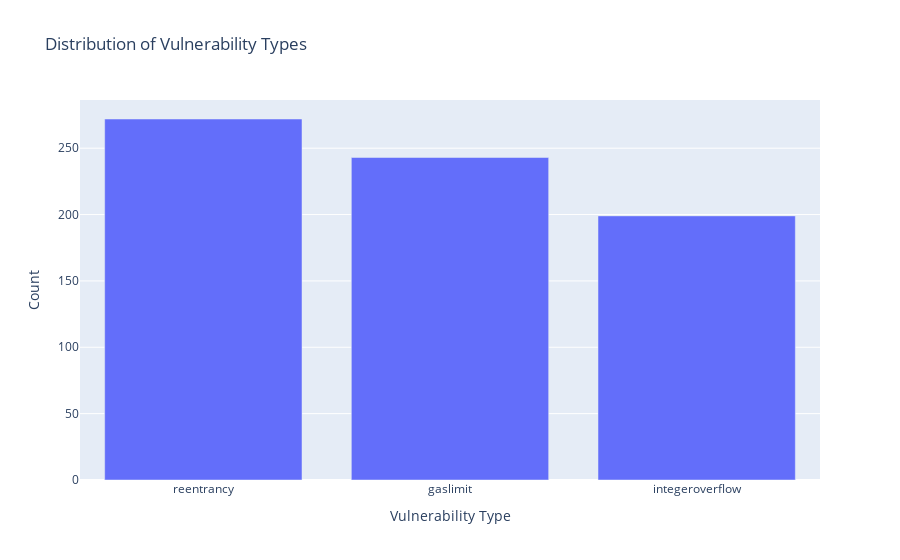

Notebook cell for this chart:
### Markdown cell above
# EDA

### Code cell
# Import plotly
import plotly.express as px
import plotly.graph_objects as go
from collections import Counter

# 1. Distribution of labels
label_counts = data['label'].value_counts()
fig = px.bar(x=label_counts.index, y=label_counts.values,
             title='Distribution of Vulnerability Types',
             labels={'x': 'Vulnerability Type', 'y': 'Count'})
fig.show()

### Figure 1 — Plotly figure (JSON) as saved in the notebook; plotly's stock layout.template omitted (floating-point values rounded to 4 significant figures)
{"data": [{"alignmentgroup": "True", "hovertemplate": "Vulnerability Type=%{x}<br>Count=%{y}<extra></extra>", "legendgroup": "", "marker": {"color": "#636efa", "pattern": {"shape": ""}}, "name": "", "offsetgroup": "", "orientation": "v", "showlegend": false, "textposition": "auto", "type": "bar", "x": ["reentrancy", "gaslimit", "integeroverflow"], "xaxis": "x", "y": [272, 243, 199], "yaxis": "y"}], "layout": {"barmode": "relative", "legend": {"tracegroupgap": 0}, "title": {"text": "Distribution of Vulnerability Types"}, "xaxis": {"anchor": "y", "domain": [0, 1], "title": {"text": "Vulnerability Type"}}, "yaxis": {"anchor": "x", "domain": [0, 1], "title": {"text": "Count"}}}}
